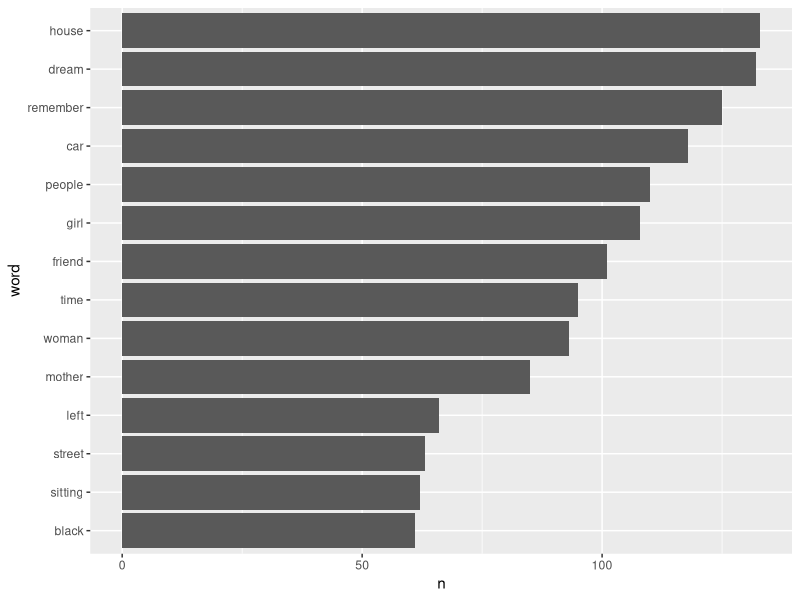
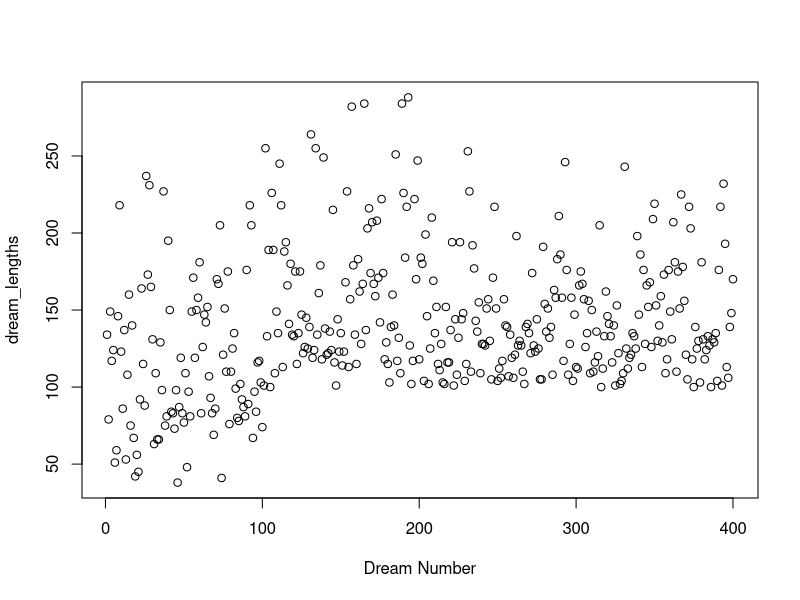

The R source for these figures, in order:
## ---- chunk 1
library(png)
library(knitr)
## ---- chunk 2
library(tidyverse)
library(tidytext)
library(stringr)
## ---- chunk 3
df <- read_csv("dreams_df.csv")
df <- df[,2:3]
df$sample <- as.factor(df$sample)
## ---- chunk 4
custom_view <- function(x) data.frame(lapply(x, substr, 1, 56))
car::some(df) %>%
  custom_view()
## ---- chunk 5
df <-  df %>%
  mutate(dream_number = row_number())
## ---- chunk 6
df_word <- df %>%
  unnest_tokens(word, dream)
head(df_word)
## ---- chunk 7
df_trigrams <- df %>%
  unnest_tokens(trigrams, dream, token = "ngrams", n = 3)
head(df_trigrams)
## ---- chunk 8
df_trigrams %>%
  group_by(sample) %>%
  count(trigrams, sort = TRUE) %>%
  ungroup()
## ---- chunk 9
df_word <- df_word %>%
  anti_join(stop_words)
## ---- chunk 10
df_word %>%
  count(word, sort = TRUE)
## ---- chunk 11
df_word %>%
  count(word)
## ---- chunk 12
underscores <- df$dream[str_which(df$dream, pattern = "___")]
underscores[1]
## ---- chunk 13
str_subset(df_word$word, pattern = '_+')
## ---- chunk 14
str_subset(df_word$word, pattern = '[:digit:]')
## ---- chunk 15
df_word %>%
  filter(str_detect(word, pattern = "_", negate = TRUE)) %>%
  filter(str_detect(word, pattern = '[\\d]', negate = TRUE))
## ---- chunk 16
df_word %>%
  count(word, sort = TRUE) %>%
  mutate(word = reorder(word, n)) %>%
  filter(n > 60) %>%
  ggplot(aes(x = word, y = n)) +
  geom_col()+
  coord_flip()
## ---- chunk 17

dream_lengths <- str_count(df$dream, "\\S+")
plot(dream_lengths, xlab = "Dream Number")
## ---- chunk 18
min(dream_lengths); max(dream_lengths); mean(dream_lengths); sd(dream_lengths)
## ---- chunk 19
df_word %>%
  group_by(dream_number, word) %>%
  summarise(n = n()) %>%
  mutate(percent = (n / sum(n))*100) %>%
  mutate(percent = round(percent, 2)) %>%
  arrange(desc(percent)) %>%
  ungroup
## ---- chunk 20
df_word %>%
  group_by(sample, word) %>%
  summarise(n = n()) %>%
  mutate(percent = (n / sum(n))*100) %>%
  mutate(percent = round(percent, 2)) %>%
  arrange(desc(percent)) %>%
  ungroup()
